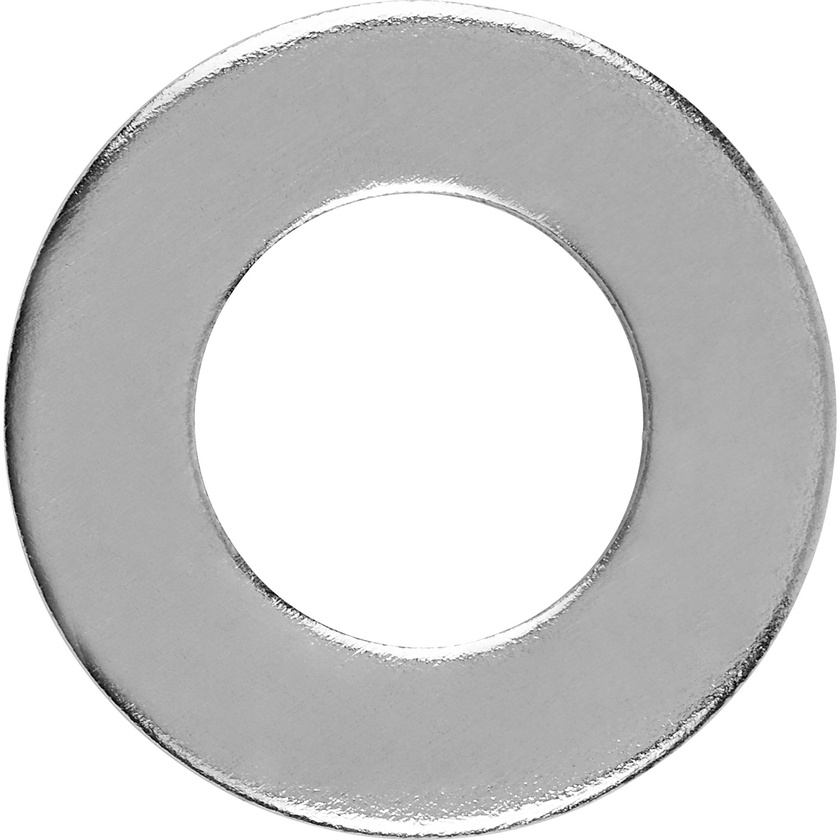
#> input picture circle_evaluation/input/image.jpeg, 840 x 840 px, shrunk from 1500 x 1500 before the run, found by its file name; its folder holds only this picture in this run
$ python evaluate_circles.py
#> lines starting #> are read from the running program, lines starting #| are printed output that depends on the picture; after the words box and inside, x2 and y2 are one past the last pixel; in counts of white or black regions, pixels touching at a corner belong together
### backend-api/services/circle_detection/detect_circle.py
import cv2
import numpy as np


def detect_circles(image_path):
    """
    Detect circles in an image and determine whether each circle is filled or not.
    Returns a list of results and the annotated image.
    """

    img = cv2.imread(image_path)
#> img is the input picture: shape (840, 840, 3); mean B, G, R 209.5, 209.5, 209.5

    gray = cv2.cvtColor(img, cv2.COLOR_BGR2GRAY)
    gray = cv2.medianBlur(gray, 5)

    # Initialize results so function always returns a list
    results = []

    # Detect circles (Hough Transform)
    circles = cv2.HoughCircles(
        gray,
        cv2.HOUGH_GRADIENT,
        dp=1.2,  # resolution ratio
        minDist=50,  # minimum distance between circles
        param1=85,  # Canny edge parameter
        param2=85,  # sensitivity: smaller -> more circles
        minRadius=5,
        maxRadius=500,
    )
#> circles = [[420.6, 419.4, 416.6], [345, 481.8, 319.5], [424.2, 469.8, 370.3], [417, 367.8, 449.1], [359.4, 349.8, 327.6], [370.2, 420.6, 366.7], [491.4, 355.8, 321.1], [468.6, 405, 457.4], [327, 390.6, 321.1], [483, 490.2, 322.4], [387, 509.4, 324.9], [513, 436.2, 320.8]]

    if circles is not None:
        circles = np.uint16(np.around(circles[0, :]))
#> circles = [[421, 419, 417], [345, 482, 320], [424, 470, 370], [417, 368, 449], [359, 350, 328], [370, 421, 367], [491, 356, 321], [469, 405, 457], [327, 391, 321], [483, 490, 322], [387, 509, 325], [513, 436, 321]]

        for x, y, r in circles:
            # Extract circle region
            mask = np.zeros_like(gray)
            cv2.circle(mask, (x, y), r, 255, -1)
            mean_inside = cv2.mean(gray, mask=mask)[0]

            # Ring mask (edge)
            ring = np.zeros_like(gray)
            cv2.circle(ring, (x, y), r, 255, 2)
            mean_edge = cv2.mean(gray, mask=ring)[0]

            # Decision: filled or not?
            filled = abs(mean_inside - mean_edge) < 20  # threshold adjustable
            fill_state = "filled" if filled else "unfilled"

            results.append(
                {"x": int(x), "y": int(y), "radius": int(r), "status": fill_state}
            )

            # Visualization
            color = (0, 255, 0) if filled else (0, 0, 255)
            cv2.circle(img, (x, y), r, color, 2)
            cv2.circle(img, (x, y), 2, (255, 0, 0), 3)
#> this loop made 12 passes
#> (x, y, r, mean_inside, mean_edge, filled, fill_state, color) on passes 1 to 11: (421, 419, 417, 197.3, 187.7, True, 'filled', (0, 255, 0)), (345, 482, 320, 214.1, 166.2, False, 'unfilled', (0, 0, 255)), (424, 470, 370, 205.1, 172.6, False, 'unfilled', (0, 0, 255)), (417, 368, 449, 202.5, 212.1, True, 'filled', (0, 255, 0)), (359, 350, 328, 212, 178.2, False, 'unfilled', (0, 0, 255)), (370, 421, 367, 203.3, 158.5, False, 'unfilled', (0, 0, 255)), (491, 356, 321, 213.5, 173.3, False, 'unfilled', (0, 0, 255)), (469, 405, 457, 203.7, 195.9, True, 'filled', (0, 255, 0)), (327, 391, 321, 213.1, 163, False, 'unfilled', (0, 0, 255)), (483, 490, 322, 214, 174.3, False, 'unfilled', (0, 0, 255)), (387, 509, 325, 213.7, 180.4, False, 'unfilled', (0, 0, 255))
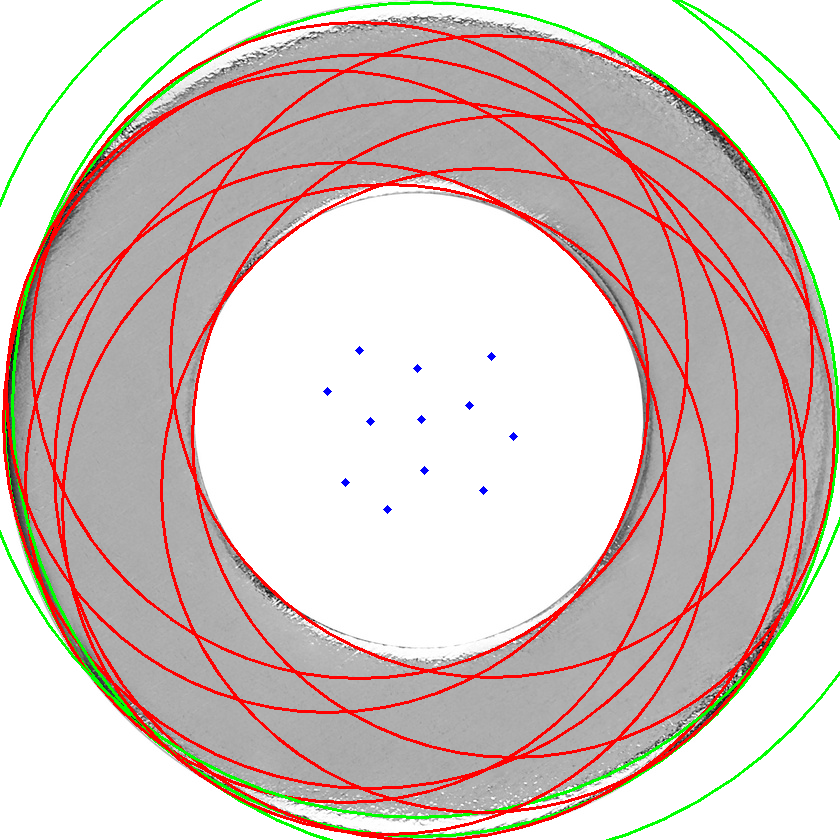
#> img: shape (840, 840, 3); 9.51% of pixels changed, all inside (x1, y1, x2, y2) = (0, 0, 840, 840)
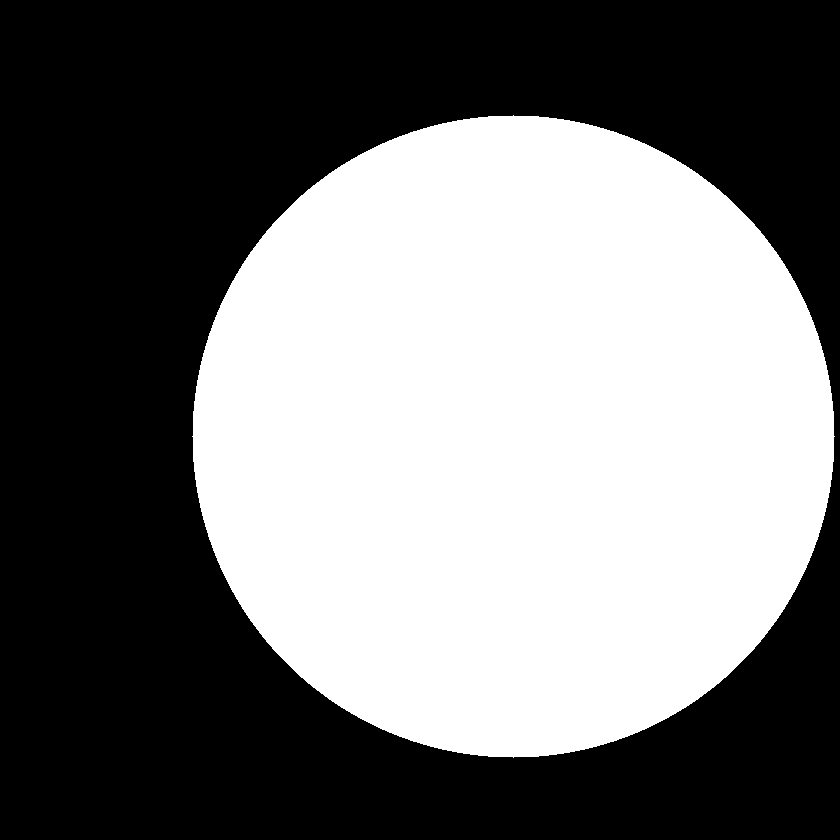
#> mask: shape (840, 840); 45.9% white; 1 white region, box (x1, y1, x2, y2) and area: (192, 115, 835, 758) 323637
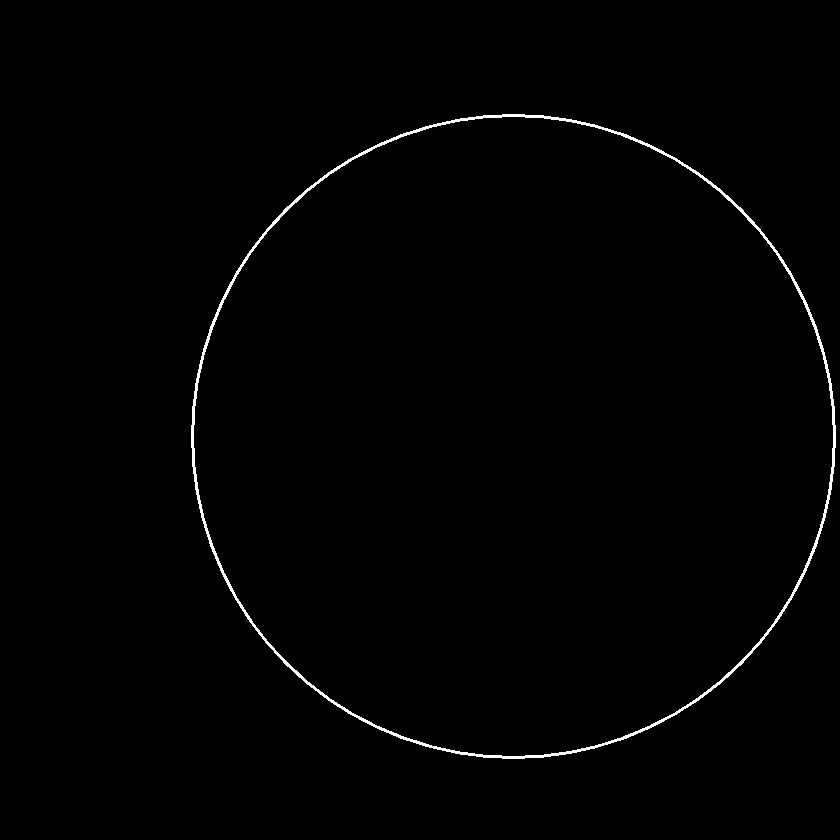
#> ring: shape (840, 840); 0.85% white in thin lines or dots, all inside (x1, y1, x2, y2) = (191, 114, 836, 759)
#> after the loop, results = 12 items

        print("Detected circles:")
        for res in results:
            print(res)
#> this loop made 12 passes
#| {'x': 421, 'y': 419, 'radius': 417, 'status': 'filled'}
#| {'x': 345, 'y': 482, 'radius': 320, 'status': 'unfilled'}
#| {'x': 424, 'y': 470, 'radius': 370, 'status': 'unfilled'}
#| {'x': 417, 'y': 368, 'radius': 449, 'status': 'filled'}
#| {'x': 359, 'y': 350, 'radius': 328, 'status': 'unfilled'}
#| {'x': 370, 'y': 421, 'radius': 367, 'status': 'unfilled'}
#| {'x': 491, 'y': 356, 'radius': 321, 'status': 'unfilled'}
#| {'x': 469, 'y': 405, 'radius': 457, 'status': 'filled'}
#> (further printed lines are left out)

    else:
        print("No circles found.")

    return results, img

### backend-api/evaluate_circles.py
import os

import cv2

from services.circle_detection.detect_circle import detect_circles

INPUT_PATH = "/Users/eliaspfeiffer/Developer/hivehive-esp32/circle_evaluation/input"
OUPUT_PATH = "/Users/eliaspfeiffer/Developer/hivehive-esp32/circle_evaluation/output"


# Helper function to get image paths from a directory
def get_imagae_paths(path):
    files = os.listdir(path)
    paths = []
    for f in files:
        full_path = os.path.join(path, f)
        paths.append(full_path)
    return paths


image_paths = get_imagae_paths(INPUT_PATH)

# Process each image and print results
for path in image_paths:
    circles, result_img = detect_circles(path)
#> circles = 12 items

    filename = os.path.basename(path)
    save_path = os.path.join(OUPUT_PATH, filename)
    # Save annotated image
    cv2.imwrite(save_path, result_img)

    print(f"Image: {path}")
    print(f"Circles: {circles}")
#> (printed output is left out)
    print("-------------------------")
